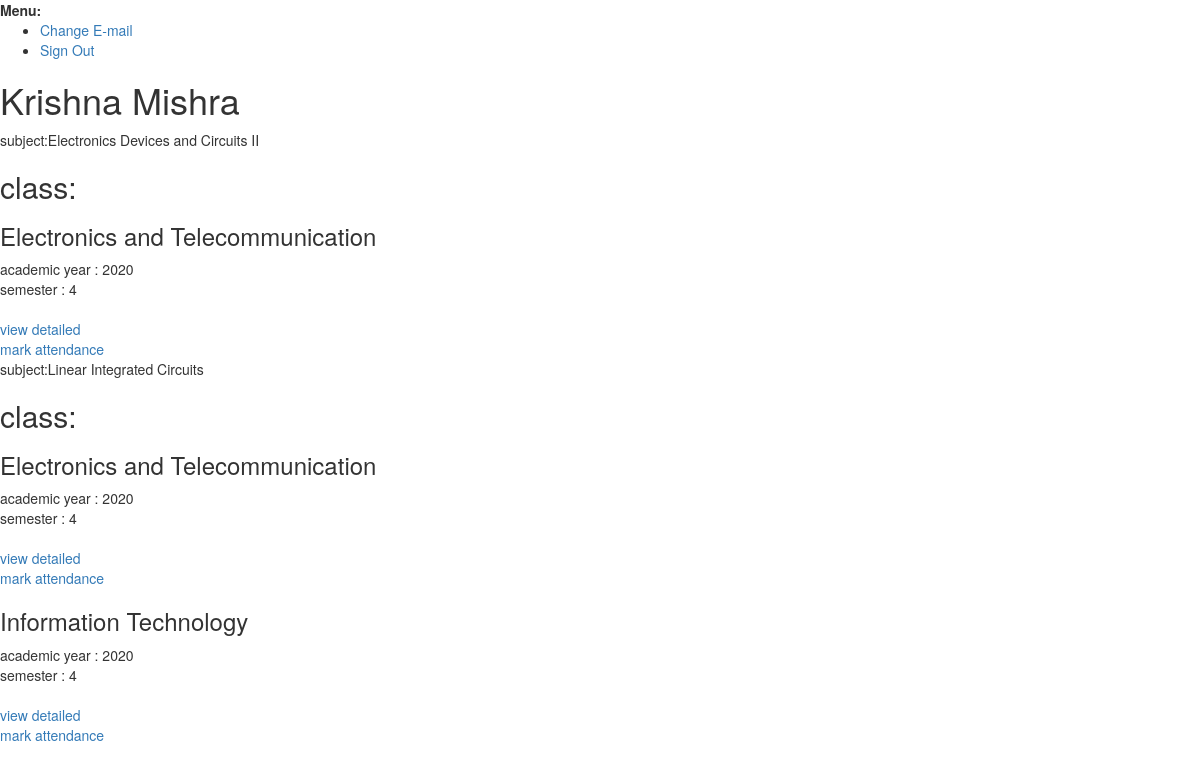
The app's page /home/ (signed in) with its own data.
### addentance/models.py (models this page shows, shortened)
class Teacher(models.Model):
    user = models.ForeignKey(settings.AUTH_USER_MODEL,
                             on_delete=models.CASCADE,blank=True, null=True)
    first_name  = models.CharField(max_length = 100)
    last_name  = models.CharField(max_length = 100)
    faculty_id  = models.CharField(max_length = 100)

class Teacher_Detail(models.Model):
    teacher = models.ForeignKey('Teacher',on_delete=models.CASCADE,blank=True, null=True)
    subject = models.ForeignKey('Subject',on_delete=models.CASCADE,blank=True, null=True)
    classes = models.ManyToManyField('Class')

class Subject(models.Model):
    subject_name = models.CharField(max_length = 100)
    subject_abbr = models.CharField(max_length = 5)

class Class(models.Model):
    academic_year = models.PositiveIntegerField(
            validators=[
                MinValueValidator(1900),
                MaxValueValidator(datetime.datetime.now().year)],
            help_text="Use the following format: <YYYY>")
    semester =  models.PositiveIntegerField(
            validators=[
                MinValueValidator(1),
                MaxValueValidator(8)],
    )
    division = models.CharField(max_length=2, blank=True, null=True)
    branch = models.ForeignKey('Branch',on_delete=models.CASCADE)
    students = models.ManyToManyField('Student')

class Branch(models.Model):
    branch_name = models.CharField(max_length = 100)
    branch_abr = models.CharField(max_length = 7)
    def __str__(self):
        return self.branch_name

### addentance/views.py (the view)
# urls.py: path('home/', views.HomeView.as_view(),name = "home"),
class HomeView(View):
    def get(self,request,*args,**kwargs):
        try :
            teacher = Teacher.objects.get(user= request.user)
        except:
            teacher = None
        teacher_dets =  Teacher_Detail.objects.filter(teacher=teacher)
        context = {
            'teacher' : teacher,
            'detail': teacher_dets,
        }
        return render(request , "home.html", context)

### templates/home.html
{% extends "base.html" %}
{% block content %}
        <h1>{{teacher.first_name}} {{teacher.last_name}}</h1>
        {% for subject in detail %}
            subject:{{subject.subject.subject_name}}<br>
            <h2>class:</h2>
                {% for class in subject.classes.all  %}
                    <h3>{{class.branch}} {{class.divison}}</h3>
                    academic year : {{class.academic_year}}<br>
                    semester : {{class.semester}}<br>
                    <br> <a href = "{% url "class" pk=class.pk subject_pk=subject.subject.pk %}"> view detailed </a>
                    <br> <a href = "{% url "mark-attendance" pk=class.pk subject_pk=subject.subject.pk %}"> mark attendance </a>
                {% endfor %}<br>
        {% endfor %}
{% endblock content %}

### records on screen
Teacher: first_name "Krishna", last_name "Mishra"
Teacher_Detail: subject.subject_name "Electronics Devices and Circuits II"
Class: branch "Electronics and Telecommunication", academic_year "2020", semester "4"
Teacher_Detail: subject.subject_name "Linear Integrated Circuits"
Class: branch "Information Technology", academic_year "2020", semester "4"
